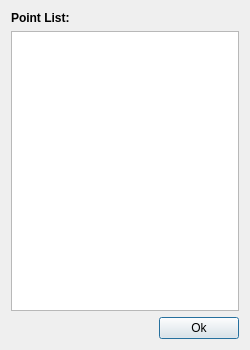
<?xml version="1.0" encoding="UTF-8"?>
<ui version="4.0">
 <class>PointList</class>
 <widget class="QDialog" name="PointList">
  <property name="geometry">
   <rect>
    <x>0</x>
    <y>0</y>
    <width>250</width>
    <height>350</height>
   </rect>
  </property>
  <property name="minimumSize">
   <size>
    <width>250</width>
    <height>350</height>
   </size>
  </property>
  <property name="maximumSize">
   <size>
    <width>500</width>
    <height>500</height>
   </size>
  </property>
  <property name="sizeIncrement">
   <size>
    <width>0</width>
    <height>0</height>
   </size>
  </property>
  <property name="windowTitle">
   <string>Dialog</string>
  </property>
  <property name="windowIcon">
   <iconset resource="resource.qrc">
    <normaloff>:/res/resource/Crabs3D/logo/crabs_3d.png</normaloff>:/res/resource/Crabs3D/logo/crabs_3d.png</iconset>
  </property>
  <layout class="QVBoxLayout" name="verticalLayout">
   <item>
    <widget class="QLabel" name="pointList_label">
     <property name="text">
      <string>&lt;b&gt;Point List:&lt;/b&gt;</string>
     </property>
    </widget>
   </item>
   <item>
    <widget class="QListWidget" name="pointList"/>
   </item>
   <item>
    <layout class="QHBoxLayout" name="horizontalLayout">
     <item>
      <spacer name="horizontalSpacer">
       <property name="orientation">
        <enum>Qt::Horizontal</enum>
       </property>
       <property name="sizeHint" stdset="0">
        <size>
         <width>40</width>
         <height>20</height>
        </size>
       </property>
      </spacer>
     </item>
     <item>
      <widget class="QPushButton" name="ok">
       <property name="text">
        <string>Ok</string>
       </property>
      </widget>
     </item>
    </layout>
   </item>
  </layout>
 </widget>
 <resources>
  <include location="resource.qrc"/>
 </resources>
 <connections/>
</ui>
